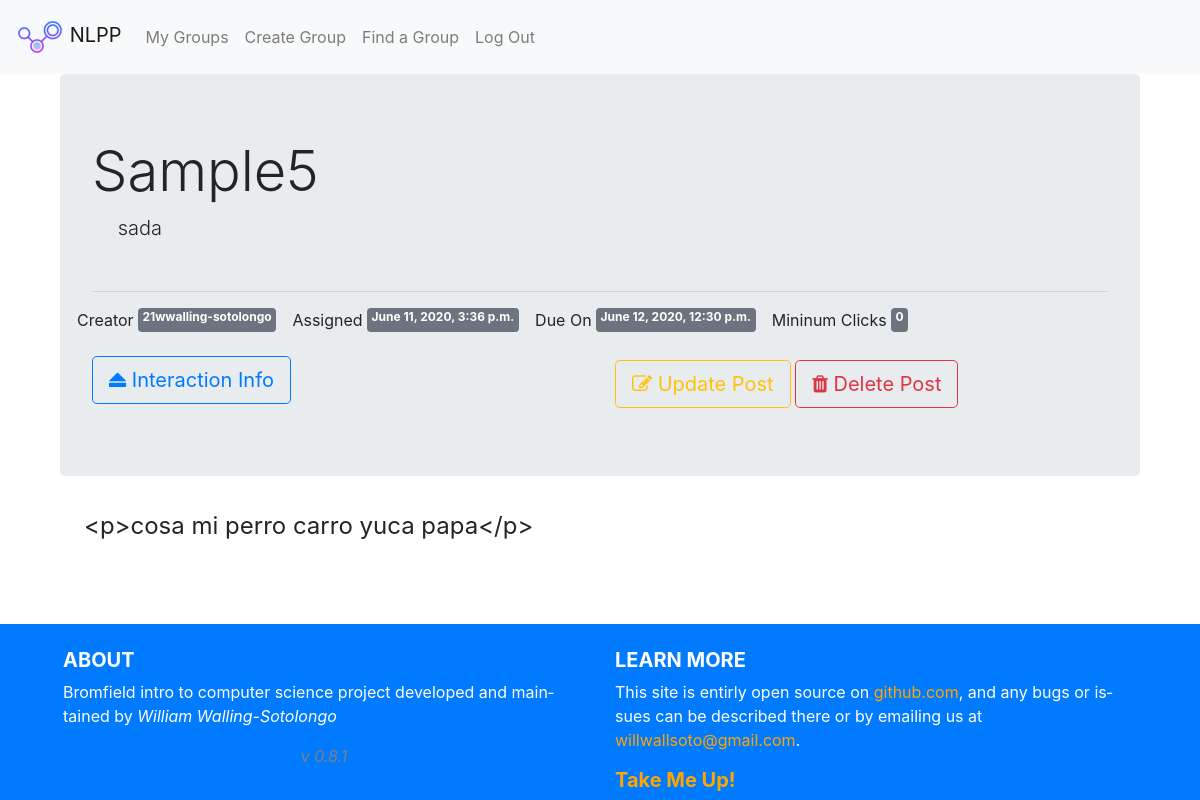
Page /groups/bofe-baser/posts/31/ (signed in) on the committed database.
### posts/models.py (models this page shows, shortened)
class Post(models.Model):
    name = models.CharField(max_length=50)
    creator = models.ForeignKey(User, related_name="post_creator", on_delete=models.CASCADE)
    group = models.ForeignKey(Group, related_name="posts",null=True, blank=True,on_delete=models.CASCADE)
    description = models.TextField(blank=True, default="", max_length=8000)
    body_text = models.TextField(blank=True, default="", max_length=8000)
    creation_date = models.DateTimeField(auto_now=True)
    due_date = models.DateTimeField()
    from_lang = models.ForeignKey('SupportedLanguages', related_name="from_langs", on_delete=models.CASCADE)
    to_lang = models.ForeignKey('SupportedLanguages', related_name="to_langs", on_delete=models.CASCADE, default=2)
    clicks_to_complete = models.PositiveIntegerField(default=0, validators=[MinValueValidator(0), MaxValueValidator(100)])
    class Meta:
        ordering = ["-creation_date"]

### posts/views.py (the view)
# urls.py: path("<int:pk>/",views.PostDetail.as_view(),name="single"),
class PostDetail(LoginRequiredMixin, generic.DetailView):
    model = models.Post

### posts/models.py (called while the page is built)
    def __str__(self):
        return self.name

### posts/templates/posts/post_detail.html (shortened to what this page needs)
{% extends "posts/post_base.html" %}
{% block post_content %}
    {% include "posts/_post.html" %}
{% endblock %}

### posts/templates/posts/_post.html (shortened to what this page needs)
{% load static %}
{% load bleach_tags %}
<div class="container">
<div class="jumbotron">
  <h1 class="display-4">{{post.name}}</h1>
  <p class="lead"> &emsp; {{post.description}}</p>
  <hr class=mt-5>
  <div class="row">
    Creator <span class="badge badge-secondary ml-1 mr-3">{{post.creator}}</span>
    Assigned <span class="badge badge-secondary ml-1 mr-3">{{post.creation_date}}</span>
		Due On <span class="badge badge-secondary ml-1 mr-3">{{post.due_date}}</span>
    Mininum Clicks <span class="badge badge-secondary ml-1 mr-3">{{post.clicks_to_complete}}</span>
  </div>
  {% if user == post.creator %}
    <div class="row mt-4">
      <div class="col-6">
          <button type="button" class="btn btn-lg btn-outline-primary" data-toggle="modal" data-target="#MemberList">
            <i class="fa fa-eject"></i> Interaction Info
          </button>
      </div>
      <div class="col-6">
          <a href="{% url 'groups:posts:update' slug=view.kwargs.slug pk=view.kwargs.pk %}" class=" btn btn-lg btn-outline-warning my-1"><span class="fa fa-edit"></span> Update Post</a>
          <a href="{% url 'groups:posts:delete' slug=view.kwargs.slug pk=view.kwargs.pk %}" class=" btn btn-lg btn-outline-danger my-1"><span class="fa fa-trash"></span> Delete Post</a>
      </div>
  </div>
  {% endif %}
</div>
<div class="mx-4" id="post_body_text_base">
  {{ post.body_text|bleach_linkify|bleach}}
</div>
</div>

### static/NLPP/css/master.css (style rules this page uses)
html { height:100%; }
body { background-color: #FFFFFF; font-size: 1rem; height:100%; overflow-wrap: break-word; word-wrap: break-word; hyphens: auto; display: flex; flex-direction: column; }
a { color: blue; }
#post_body_text_base { font-size: 1.5rem; }

### rows in the picture
Post: name "Sample5", description "sada", creator "21wwalling-sotolongo", creation_date "June 11, 2020, 3:36 p.m.", due_date "June 12, 2020, 12:30 p.m.", clicks_to_complete "0", body_text|bleach_linkify "<p>cosa mi perro carro yuca papa</p>"
